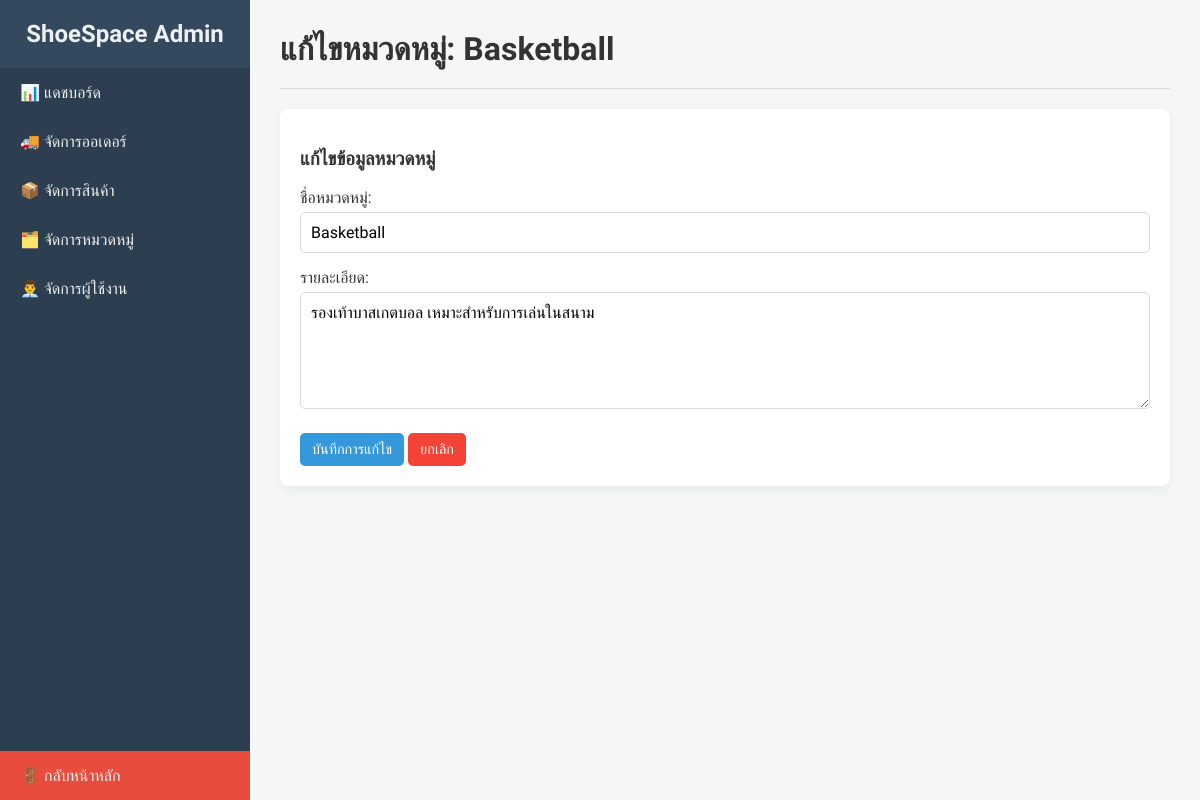
/edit_category.php?id=2 (signed in), run on the app's committed database.
### tables this page shows
CREATE TABLE `category` (
  `category_id` int(11) NOT NULL,
  `name` varchar(100) NOT NULL,
  `slug` varchar(100) DEFAULT NULL,
  `description` text DEFAULT NULL,
  `created_at` timestamp NOT NULL DEFAULT current_timestamp()
);

### edit_category.php (the view, shortened to what this page needs)
<?php
require_once 'admin_header.php';
$category_id = isset($_GET['id']) ? (int)$_GET['id'] : 0;
$current_category = null;
if ($category_id > 0) {
    $stmt = $conn->prepare("SELECT name, description FROM category WHERE category_id = ?");
    $stmt->bind_param("i", $category_id);
    $stmt->execute();
    $result = $stmt->get_result();
    if ($result->num_rows === 1) {
        $current_category = $result->fetch_assoc();
    } else {
        header("Location: admin_categories.php?error=" . urlencode("ไม่พบ ID หมวดหมู่ที่ต้องการแก้ไข"));
        exit();
    }
} else {
    header("Location: admin_categories.php?error=" . urlencode("กรุณาระบุ ID หมวดหมู่"));
    exit();
}
?>
            <header class="main-header">
                <h1>แก้ไขหมวดหมู่: <?php echo htmlspecialchars($current_category['name']); ?></h1>
            </header>
            <div class="form-container full-width">
                <h3>แก้ไขข้อมูลหมวดหมู่</h3>
                <form method="POST">
                    <div class="form-group">
                        <label for="name">ชื่อหมวดหมู่:</label>
                        <input type="text" id="name" name="name"
                               value="<?php echo htmlspecialchars($current_category['name']); ?>" required>
                    </div>
                    <div class="form-group">
                        <label for="description">รายละเอียด:</label>
                        <textarea id="description" name="description" rows="5"><?php echo htmlspecialchars($current_category['description']); ?></textarea>
                    </div>
                    <div class="form-actions">
                        <button type="submit" name="update_category" class="btn-submit">บันทึกการแก้ไข</button>
                        <a href="admin_categories.php" class="btn-cancel">ยกเลิก</a>
                    </div>
                </form>
            </div>
        </main> </div> </body>
</html>

### admin_style.css (style rules this page uses)
body { font-family: 'Sarabun', sans-serif; margin: 0; background-color: #f4f7f6; color: #333; }
* { box-sizing: border-box; }
.main-header { padding-bottom: 20px; border-bottom: 1px solid #ddd; margin-bottom: 20px; }
.main-header h1 { margin: 0; }
.btn-add, .btn-edit, .btn-submit, .btn-delete, .btn-cancel, .btn-stock, .btn-back { display: inline-block; padding: 8px 12px; border-radius: 5px; text-decoration: none; font-size: 0.9rem; font-weight: 500; cursor: pointer; border: none; }
.btn-submit, .btn-stock { background-color: #3498db; color: #fff; }
.btn-cancel , .btn-back { background-color: #f44336; color: white; }
.main-header { display: flex; justify-content: space-between; align-items: center; }
.form-container { background-color: #fff; padding: 20px; border-radius: 8px; box-shadow: 0 4px 10px rgba(0,0,0,0.05); }
.form-group { margin-bottom: 15px; }
.form-group label { display: block; margin-bottom: 5px; font-weight: 500; }
.form-group input[type="text"], .form-group input[type="number"], .form-group textarea { width: 100%; padding: 10px; border: 1px solid #ddd; border-radius: 5px; font-size: 1rem; font-family: 'Sarabun', sans-serif; }
.form-actions { margin-top: 20px; }

### data on the page
category: name "Basketball", description "รองเท้าบาสเกตบอล เหมาะสำหรับการเล่นในสนาม"
